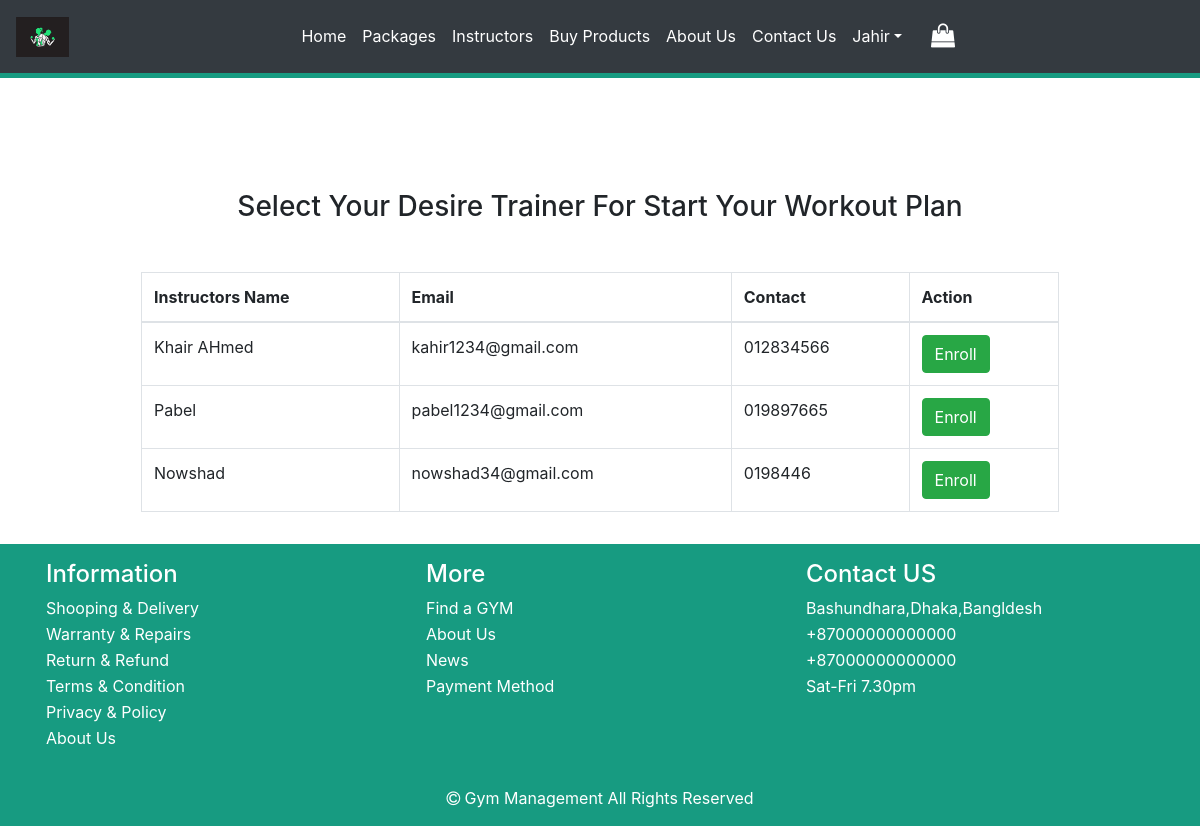
/instructors.php (signed in), run on the app's committed database.
### tables this page shows
CREATE TABLE `instructors` (
  `instructor_id` int(11) NOT NULL,
  `name` varchar(100) NOT NULL,
  `contact` varchar(100) NOT NULL,
  `picture` varchar(100) NOT NULL,
  `address` varchar(200) NOT NULL,
  `email` varchar(100) NOT NULL,
  `user_id` int(11) NOT NULL
);

### php-functions/php_query_functions.php (called while the page is built, shortened)
<?php
function PullData($con, $table, $columns, $condition, $oparator)
{
    $sql = "SELECT {$columns} FROM {$table}";
    $where_cls = "";
    if (is_array($condition)) {
        $where_cls = "where ";
        $and = "";
        foreach ($condition as $key => $val) {
            $where_cls .= "" . $and . " " . $key . "=" ."'$val'". " ";
            $and = $oparator;
        }
    }
    $sql .= " " . $where_cls;
    $result = $con->query($sql);
    return $result;
}
function num_of_rows($con, $table, $condition, $operator)
{
    $result = PullData($con, $table, "*", $condition, $operator);
    $n_rows=mysqli_num_rows($result);
    return $n_rows;
}
?>

### instructors.php (the view, shortened to what this page needs)
<!doctype html>
<html lang="en">
<head>
    <link rel="stylesheet" href="css/style.css">
    <link rel="stylesheet" href="https://maxcdn.bootstrapcdn.com/font-awesome/4.7.0/css/font-awesome.min.css">
    <link rel="stylesheet" href="https://stackpath.bootstrapcdn.com/bootstrap/4.3.1/css/bootstrap.min.css">
</head>
<body>
    <?php
    include('php-functions/db_connection.php');
    include('php-functions/php_query_functions.php')
    ?>
    <?php
    include('php-layout-files/navbar.php')
    ?>
    <div class="container">
        <div class="row mt-5">
            <div class="col-md-10 mx-auto p-3">
                <h3 class="text-center my-5">Select Your Desire Trainer For Start Your Workout Plan</h3>
                <?php
                $uid=$_SESSION['user_id'];
                $condition=array(
                    'user_id'=> $uid
                );
                $nrows=num_of_rows($con,'membershiptype',$condition,'');
                ?>
                <?php if($nrows>0)
                {
               ?>
                <table class="table mt-3  table-bordered">
                    <thead>
                        <tr>
                            <th>Instructors Name</th>
                            <th>Email</th>
                            <th>Contact</th>
                            <th>Action</th>
                        </tr>
                    </thead>
                    <tbody>
                        <?php
                        $result = PullData($con, 'instructors', '*', "", "");
                        while ($row = mysqli_fetch_array($result)) {
                        ?>
                            <tr>
                                <td scope="row"><?php echo $row['name'] ?></td>
                                <td><?php echo $row['email'] ?></td>
                                <td><?php echo $row['contact'] ?> </td>
                                <td><a class="btn btn-success text-white" onclick="enroll('<?php echo $row['instructor_id'] ?>')" role="button"> Enroll</a></td>
                            </tr>
                        <?php
                        }
                        ?>
                    </tbody>
                </table>
                <?php
                }
                else{
                    ?>
                    <p class="lead text-center">Your are not a member of this gym.Please buy a membership package then you are able to select a trainer</p>
                    <?php
                }
                ?>
            </div>
        </div>
    </div>
    <?php include("php-layout-files/footer.php") ?>
</body>
</html>

### css/style.css (style rules this page uses)
body { color: black; font-family: 'Roboto', sans-serif; }
.form-control, .btn { border-radius: 3px; }

### data on the page
instructors: name "Khair AHmed", email "kahir1234@gmail.com", contact "012834566"
instructors: name "Pabel", email "pabel1234@gmail.com", contact "019897665"
instructors: name "Nowshad", email "nowshad34@gmail.com", contact "0198446"

### other printed values
$_SESSION['name'] "Jahir"
